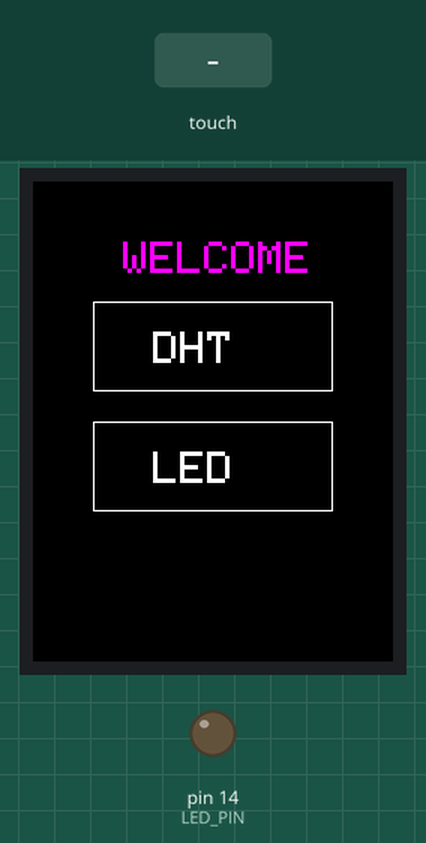
Recording of a sketch running on a simulated Arduino Uno, built with avr-gcc and run on an emulated ATmega328P. Parts: 240×320 colour display, output pins drawn as LEDs (lit = HIGH). Dashed ring = blinking. The inputs (shaded band) are chosen by the test bench. What the sketch prints to the serial monitor is not drawn.

Above: at 1.0 s.
1.1 s: touch panel pressed at 38 % / 50 % of its raw x / y range
At 1.8 s:
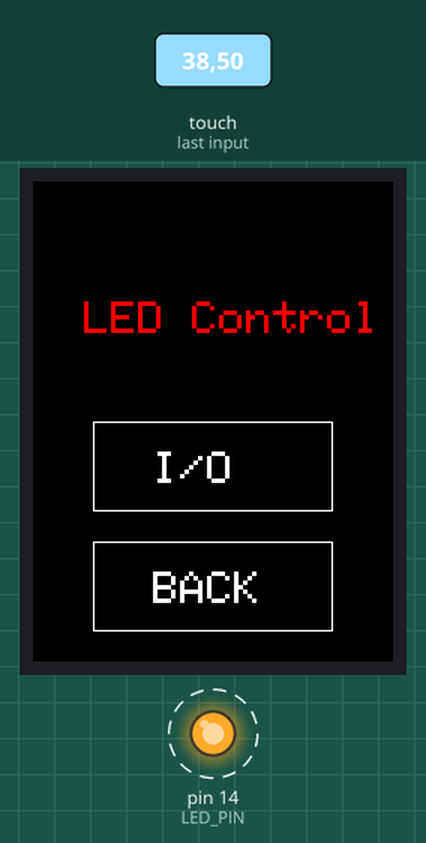
3.6 s: touch panel pressed at 38 % / 90 % of its raw x / y range
At 5.2 s:
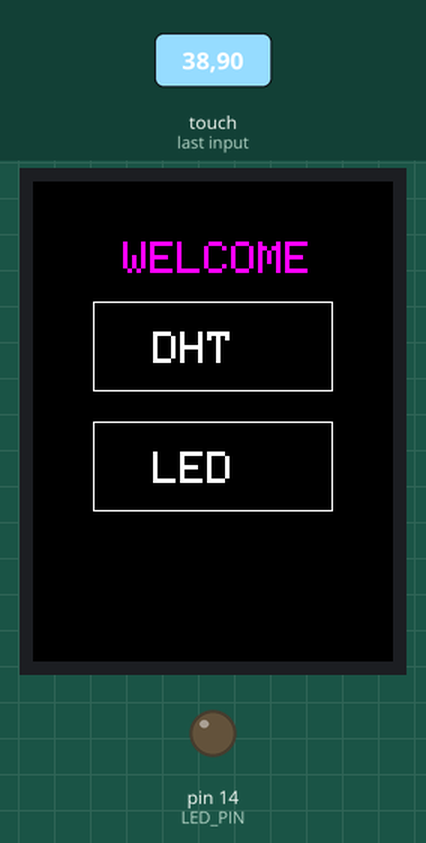
5.5 s: touch panel pressed at 62 % / 50 % of its raw x / y range
At 5.91 s:
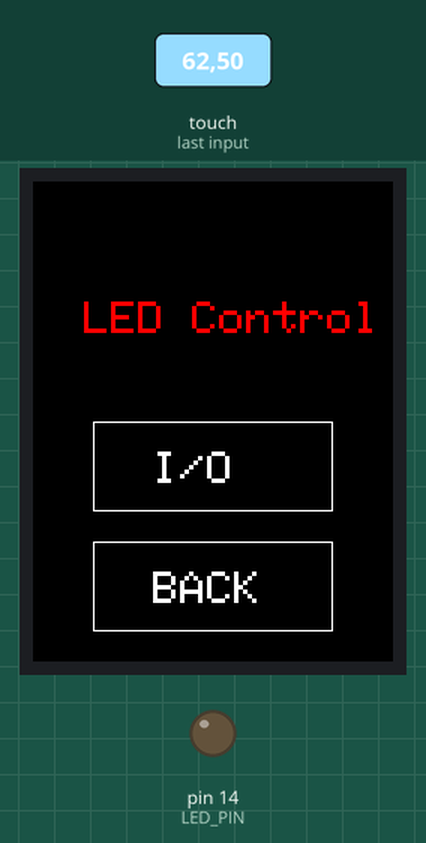
8.5 s: touch panel pressed at 13 % / 10 % of its raw x / y range
At 9.6 s:
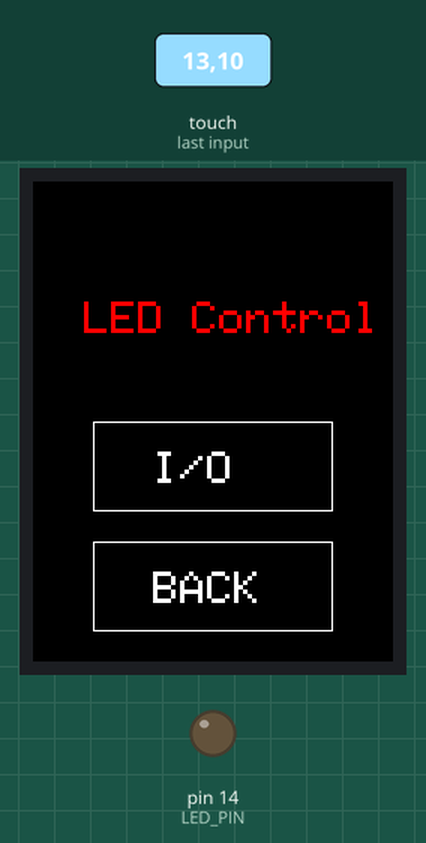
Timing chart, 0 to 11.0 s (numbered marks = the images above; inputs shaded):
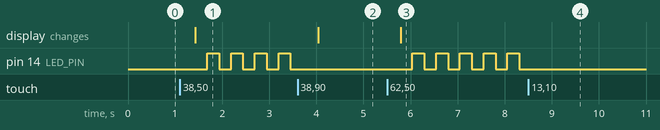

Measured:
- after the input at 1.1 s, pin 14 (LED_PIN): alternates HIGH for 0.25 s and LOW for 0.25 s, starting after 0.58 s; the display: changes after 0.33 s (image 1)
- after the input at 3.6 s, pin 14 (LED_PIN): stops changing and stays LOW; the display: changes after 0.44 s (image 2)
- after the input at 5.5 s, pin 14 (LED_PIN): alternates HIGH for 0.25 s and LOW for 0.25 s, starting after 0.54 s; the display: changes after 0.29 s (image 3)
- after the input at 8.5 s, pin 14 (LED_PIN): stops changing and stays LOW

The sketch:

DHT_LED_with_screen.ino
```cpp
#include <Adafruit_GFX.h>
#include <Adafruit_STMPE610.h>
#include <Adafruit_ILI9341.h>
#include <DHT.h>


//ESP8266
#define STMPE_CS 16 // chip select
#define TFT_CS   0 //tft
#define TFT_DC   15 // multiplex- data + clock
#define SD_CS    2

#define LED_PIN 14
#define TS_MAXX 100
#define TS_MINX 3800
#define TS_MINY 100
#define TS_MAXY 3750


#define box 40

TS_Point p;
Adafruit_ILI9341 tft = Adafruit_ILI9341(TFT_CS, TFT_DC);
Adafruit_STMPE610 ts = Adafruit_STMPE610(STMPE_CS);

bool detectTouch(int xpos, int ypos, int width, int height) {
  p = ts.getPoint();
delay(50);
  if (p.x < TS_MINX && p.x > TS_MAXX && p.y > TS_MINY && p.y < TS_MAXY) {
    p.x = map(p.x, TS_MINX, TS_MAXX, 0, tft.width());
    p.y = map(p.y, TS_MINY, TS_MAXY, 0, tft.height());

    Serial.print("X = "); Serial.print(p.x);
    Serial.print("\tY = "); Serial.print(p.y);
    Serial.print("\tPressure = "); Serial.println(p.z);

    if ( p.x > xpos && p.x < width + xpos  && p.y > ypos && p.y < ypos + height) {

      Serial.println("Detected");
      return true;

    }
  }
  return false;
}

void drawButton(char *string, int xpos, int ypos) {
  tft.drawRect(xpos, ypos, box * 4, box * 1.5, ILI9341_WHITE);
  tft.setTextColor(ILI9341_WHITE);
  tft.setTextSize(3);
  tft.setCursor(xpos + box * 1, ypos + box * 0.5);
  tft.print(string);
  yield();
}

void drawWelcome() {
  tft.fillScreen(ILI9341_BLACK);
  tft.setTextColor(ILI9341_MAGENTA);
  tft.setTextSize(3);
  tft.setCursor(box * 1.5, box * 1);
  tft.println("WELCOME");
  drawButton("DHT", box * 1, box * 2);
  drawButton("LED", box * 1, box * 4);
  while (1) {
    if (detectTouch(box * 1, box * 4, box * 4, box * 1.5)) {
      delay(100);
      if (detectTouch(box * 1, box * 4, box * 4, box * 1.5)) {
        drawLED();
        break;
      }
    }
    delay(10);
  }
}

void drawLED() {
  tft.fillScreen(ILI9341_BLACK);
  tft.setTextColor(ILI9341_RED);
  tft.setTextSize(3);
  tft.setCursor(box * 0.85, box * 2);
  tft.println("LED Control");
  drawButton("I/O", box * 1, box * 4);
  drawButton("BACK", box * 1, box * 6);

  //toggle led
  while (1) {

    if (detectTouch(box * 1, box * 4, box * 4, box * 1.5)) {
      Serial.println("IO");
      delay(150);
      if (detectTouch(box * 1, box * 4, box * 4, box * 1.5)) {
        Serial.print("LED detected");
        digitalWrite(LED_PIN, !(digitalRead(LED_PIN)));
        continue;
      }
    }
    //back
    if (detectTouch(box * 1, box * 6, box * 4, box * 1.5)) {
      Serial.println("Back button");
      delay(150);
      if (detectTouch(box * 1, box * 6, box * 4, box * 1.5)) {
        Serial.println("inside the back button");
        drawWelcome();
        break;
      }
    }
    delay(20);
  }
}


void setup() {
  // put your setup code here, to run once:
  Serial.begin(115200);
  pinMode(LED_PIN, OUTPUT);
  ts.begin();
  tft.begin();
  drawWelcome();
}

void loop() {
  // put your main code here, to run repeatedly:


}
```
